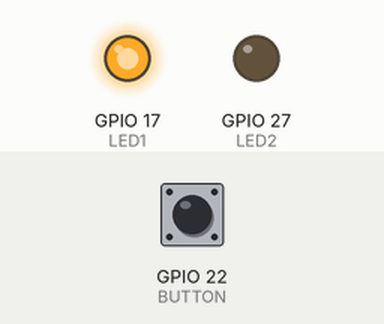
Simulated run of this program. Board: Raspberry Pi (BCM pin numbers). Parts: output pins drawn as LEDs (lit = HIGH). Inputs (shaded band) come from the test bench; at power-on: GPIO 22 (BUTTON) LOW. What the program prints to the terminal is not drawn.

Above: at 1.2 s.
1.3 s: GPIO 22 (BUTTON) pulled HIGH for 0.15 s
At 1.8 s:
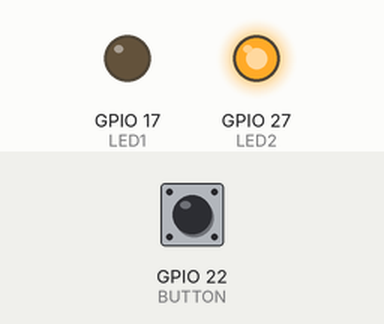
2.9 s: GPIO 22 (BUTTON) pulled HIGH for 1 s
At 4.3 s:
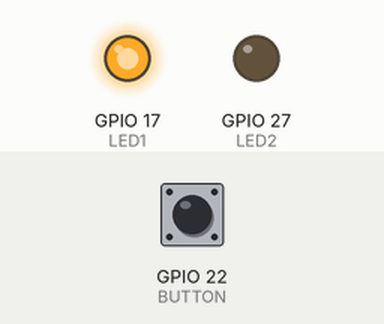
5.4 s: GPIO 22 (BUTTON) pulled HIGH for 3.2 s
At 9.0 s:
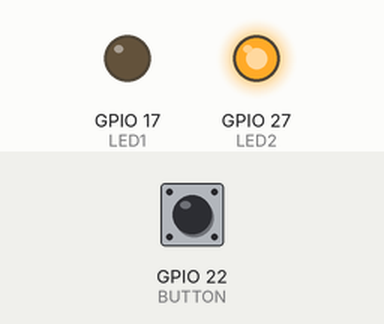
Timing chart, 0 to 10.5 s (numbered marks = the images above; inputs shaded):
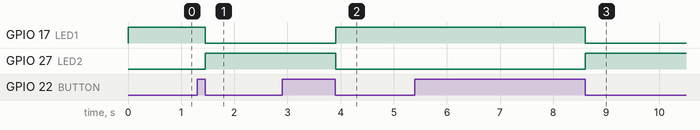

The program:

opdracht8c-pi.py
```python
import RPi.GPIO as GPIO
import time

LED1 = 17
LED2 = 27
BUTTON = 22

GPIO.setmode(GPIO.BCM)
GPIO.setup(LED1, GPIO.OUT)
GPIO.setup(LED2, GPIO.OUT)
GPIO.setup(BUTTON, GPIO.IN)

# Starttoestand: alleen LED1 aan
led1_on = True
GPIO.output(LED1, GPIO.HIGH)
GPIO.output(LED2, GPIO.LOW)

# Voor edge-detectie
last_button_state = GPIO.input(BUTTON)
debounce_time = 0.05  # 50 ms

try:
    while True:
        current_state = GPIO.input(BUTTON)

        # Detecteer overgang van HIGH naar LOW (druk)
        if last_button_state == GPIO.HIGH and current_state == GPIO.LOW:
            # Toggle toestand
            led1_on = not led1_on

            GPIO.output(LED1, GPIO.HIGH if led1_on else GPIO.LOW)
            GPIO.output(LED2, GPIO.LOW if led1_on else GPIO.HIGH)

            print("Druk gedetecteerd → LEDs gewisseld")
            time.sleep(debounce_time)  # debounce

        last_button_state = current_state
        time.sleep(0.01)  # poll-snelheid

except KeyboardInterrupt:
    GPIO.cleanup()
    print("GPIO opgeruimd, programma gestopt")
```

Measured:
- after the input at 1.3 s, GPIO 17 (LED1): HIGH → LOW after 0.15 s; GPIO 27 (LED2): LOW → HIGH after 0.15 s
- after the input at 2.9 s, GPIO 17 (LED1): LOW → HIGH after 1.0 s; GPIO 27 (LED2): HIGH → LOW after 1.0 s
- after the input at 5.4 s, GPIO 17 (LED1): HIGH → LOW after 3.2 s; GPIO 27 (LED2): LOW → HIGH after 3.2 s
